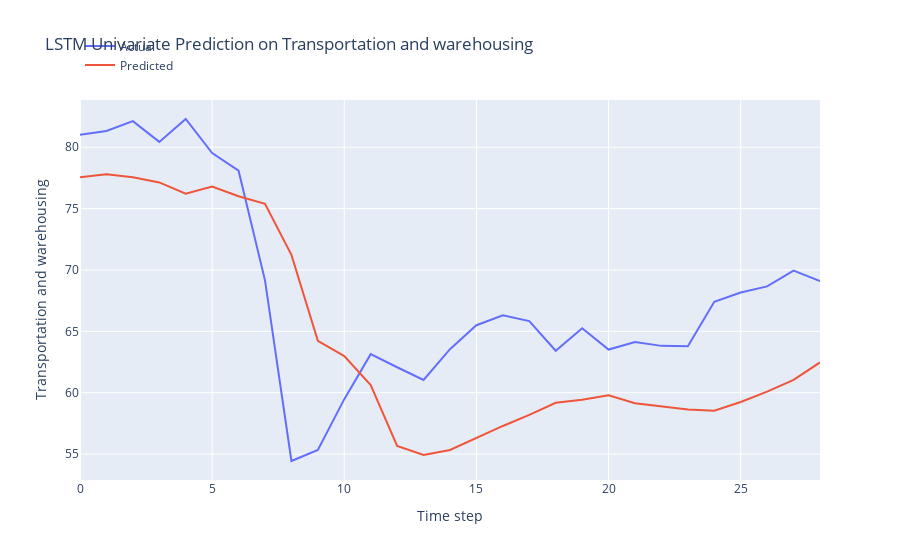

The notebook cell this image was saved under:
### Markdown cell above
LSTM Model Development

### Code cell
n_features = 1
X_train = X_train.reshape(X_train.shape[0], X_train.shape[1], n_features)

# define model
model = Sequential()
model.add(Bidirectional(LSTM(64, activation='relu', input_shape=(n_steps, n_features), return_sequences=True)))
model.add(Dropout(0.7))
model.add(LSTM(32, activation='relu'))
model.add(Dense(1))


def r_squared(y_true, y_pred):
    SS_res =  K.sum(K.square(y_true - y_pred)) 
    SS_tot = K.sum(K.square(y_true - K.mean(y_true))) 
    return ( 1 - SS_res/(SS_tot + K.epsilon()) )

# Compile the model

from keras.optimizers import Adam

optimizer = Adam(learning_rate = 0.001, clipnorm=1.0)
model.compile(optimizer = optimizer, 
              loss = 'mse',
              metrics = [r_squared])

early_stopping = EarlyStopping(monitor='val_loss', patience=5, restore_best_weights=True)

# fit model
history = model.fit(X_train, y_train, 
          epochs = 100,
          batch_size = 32,
          verbose = 0,
          callbacks=[early_stopping],
          validation_split = 0.2,
          shuffle = False)

# Obtain the MSE and R-squared from the last epoch
last_epoch_mse = history.history['loss'][-1]
last_epoch_r_squared = history.history['r_squared'][-1]
last_epoch_mse_val = history.history['val_loss'][-1]
last_epoch_r_squared_val = history.history['val_r_squared'][-1]

# Print the MSE and R-squared
print("Mean Squared Error (MSE) from the last epoch:", last_epoch_mse)
print("R-squared from the last epoch:", last_epoch_r_squared)
print("Val Mean Squared Error (MSE) from the last epoch:", last_epoch_mse_val)
print("Val R-squared from the last epoch:", last_epoch_r_squared_val)

# plot loss and r2 score
plt.figure(figsize=(10, 6))

# Plot train loss
plt.plot(history.history['loss'], label='Train Loss')
plt.plot(history.history['val_loss'], label='Val Loss')

# Plot train R-squared score
plt.plot(history.history['r_squared'], label='Train R2')
plt.plot(history.history['val_r_squared'], label='Validation R2')

plt.title('Model Training and Validation Loss and R-squared Score')
plt.xlabel('Epochs')
plt.ylabel('Value')
plt.legend()
plt.grid(True)
plt.show()

# Evaluate the model
loss = model.evaluate(X_test, y_test)
print("MSE and R_squared:", loss)

# make prediction on test data
X_test = X_test.reshape(X_test.shape[0], X_test.shape[1], n_features)
y_pred = model.predict(X_test)

# Print the first 5 predictions and actual values
print("Predictions:")
flattened_predictions = [pred[0] for pred in y_pred[:10]]
print(flattened_predictions)
# print(y_pred[:10].tolist())
print("Actual values:")
rounded_actual_values = [round(value, len(str(prediction).split('.')[1])) for value, prediction in zip(y_test[:10], flattened_predictions)]
print(rounded_actual_values)

# plot the actual and predicted values for test data
trace1 = go.Scatter(x=np.arange(len(y_test)), y=y_test.flatten(), mode='lines', name='Actual')
trace2 = go.Scatter(x=np.arange(len(y_pred)), y=y_pred.flatten(), mode='lines', name='Predicted')

# Create layout
layout = go.Layout(
    title='LSTM Univariate Prediction on Transportation and warehousing',
    xaxis=dict(title='Time step'),
    yaxis=dict(title='Transportation and warehousing'),
    legend=dict(x=0, y=1.18)
)

# Create figure
fig = go.Figure(data=[trace1, trace2], layout=layout)

# Show plot
fig.show()

### Figure 1 — Plotly figure (JSON) as saved in the notebook; plotly's stock layout.template omitted (floating-point values rounded to 4 significant figures)
{"data": [{"mode": "lines", "name": "Actual", "type": "scatter", "x": [0, 1, 2, 3, 4, 5, 6, 7, 8, 9, 10, 11, 12, 13, 14, 15, 16, 17, 18, 19, 20, 21, 22, 23, 24, 25, 26, 27, 28], "y": [81.02, 81.33, 82.13, 80.44, 82.3, 79.53, 78.09, 69.15, 54.43, 55.34, 59.47, 63.14, 62.08, 61.04, 63.55, 65.5, 66.3, 65.83, 63.42, 65.25, 63.52, 64.14, 63.82, 63.79, 67.41, 68.16, 68.66, 69.95, 69.1]}, {"mode": "lines", "name": "Predicted", "type": "scatter", "x": [0, 1, 2, 3, 4, 5, 6, 7, 8, 9, 10, 11, 12, 13, 14, 15, 16, 17, 18, 19, 20, 21, 22, 23, 24, 25, 26, 27, 28], "y": [77.55, 77.8, 77.56, 77.13, 76.23, 76.81, 76.01, 75.39, 71.23, 64.22, 62.98, 60.63, 55.65, 54.92, 55.34, 56.3, 57.29, 58.19, 59.18, 59.42, 59.8, 59.14, 58.88, 58.64, 58.53, 59.24, 60.09, 61.04, 62.47]}], "layout": {"legend": {"x": 0, "y": 1.18}, "title": {"text": "LSTM Univariate Prediction on Transportation and warehousing"}, "xaxis": {"title": {"text": "Time step"}}, "yaxis": {"title": {"text": "Transportation and warehousing"}}}}
